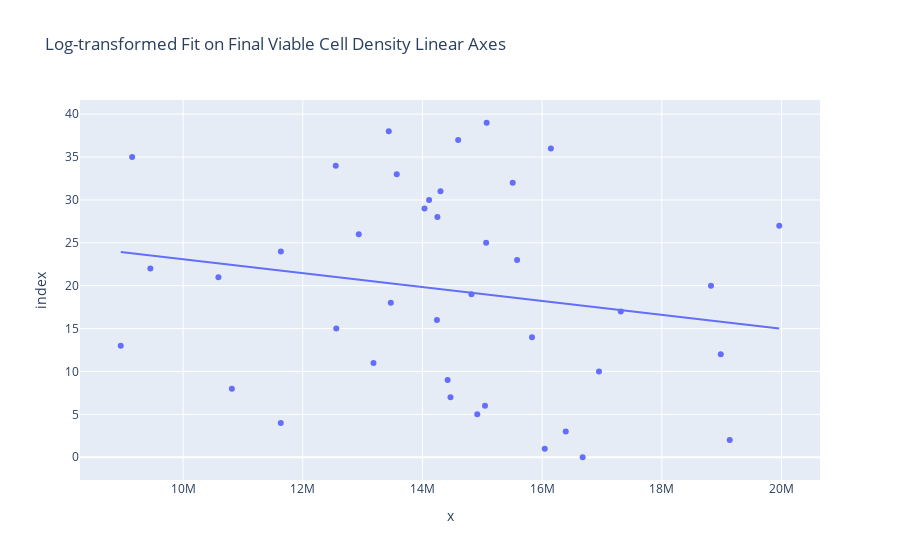

Here is the notebook cell this chart was saved with:
### Code cell
px.scatter(y_test, y_pred_lr, trendline='ols', 
           title="Log-transformed Fit on Final Viable Cell Density Linear Axes")
